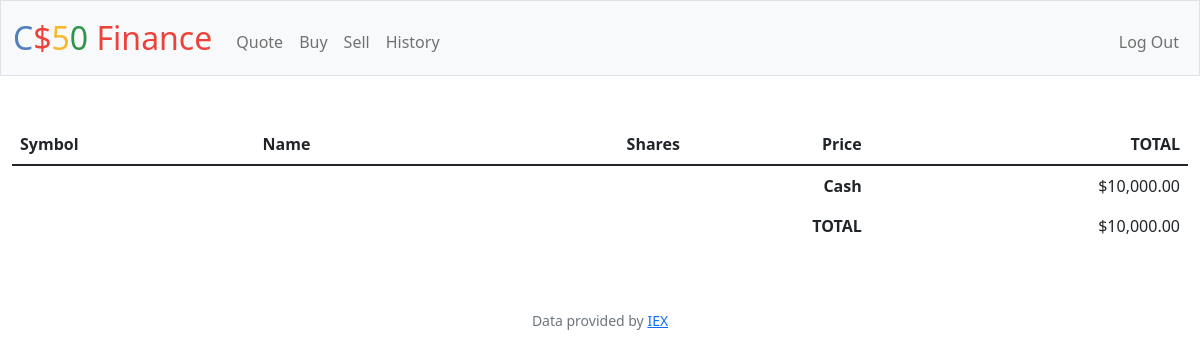
The page / (signed in) on the database its author committed.
### tables this page shows
CREATE TABLE users (id INTEGER PRIMARY KEY AUTOINCREMENT NOT NULL, username TEXT NOT NULL, hash TEXT NOT NULL, cash NUMERIC NOT NULL DEFAULT 10000.00);

### app.py (the view)
@app.route("/")
@login_required
def index():
    user_stocks = db.execute("SELECT * FROM user_stocks WHERE user_id = ?", session['user_id'])
    user_info = db.execute("SELECT * FROM users WHERE id = ?", session['user_id'])
    return render_template("index.html", user_stocks=user_stocks, usd=usd, user_info_cash=user_info[0]["cash"])

### app.py (called while the page is built)
@app.after_request
def after_request(response):
    response.headers["Cache-Control"] = "no-cache, no-store, must-revalidate"
    response.headers["Expires"] = 0
    response.headers["Pragma"] = "no-cache"
    return response

### helpers.py (called while the page is built)
def login_required(f):
    @wraps(f)
    def decorated_function(*args, **kwargs):
        if session.get("user_id") is None:
            return redirect("/login")
        return f(*args, **kwargs)
    return decorated_function

def usd(value):
    return f"${value:,.2f}"

### templates/index.html (shortened to what this page needs)
{% extends "layout.html" %}
{% block main %}
{% set my_dict = {'sum': 0} %}
<table class="table table-striped">
    <thead>
        <tr>
            <th class="text-start">Symbol</th>
            <th class="text-start">Name</th>
            <th class="text-end">Shares</th>
            <th class="text-end">Price</th>
            <th class="text-end">TOTAL</th>
        </tr>
    </thead>
    <tfoot>
        <tr>
            <td class="border-0 fw-bold text-end" colspan="4">Cash</td>
            <td class="border-0 text-end">{{ user_info_cash | usd }}</td>
        </tr>
        <tr>
            <td class="border-0 fw-bold text-end" colspan="4">TOTAL</td>
            <td class="border-0 w-bold text-end"> {{ (my_dict['sum'] | round(2) + user_info_cash) | usd }}</td>
        </tr>
    </tfoot>
</table>
{% endblock %}

### rows shown on the page
users: cash "$10,000.00", (my_dict['sum']|round(2)+user_info_cash)|usd "$10,000.00"
